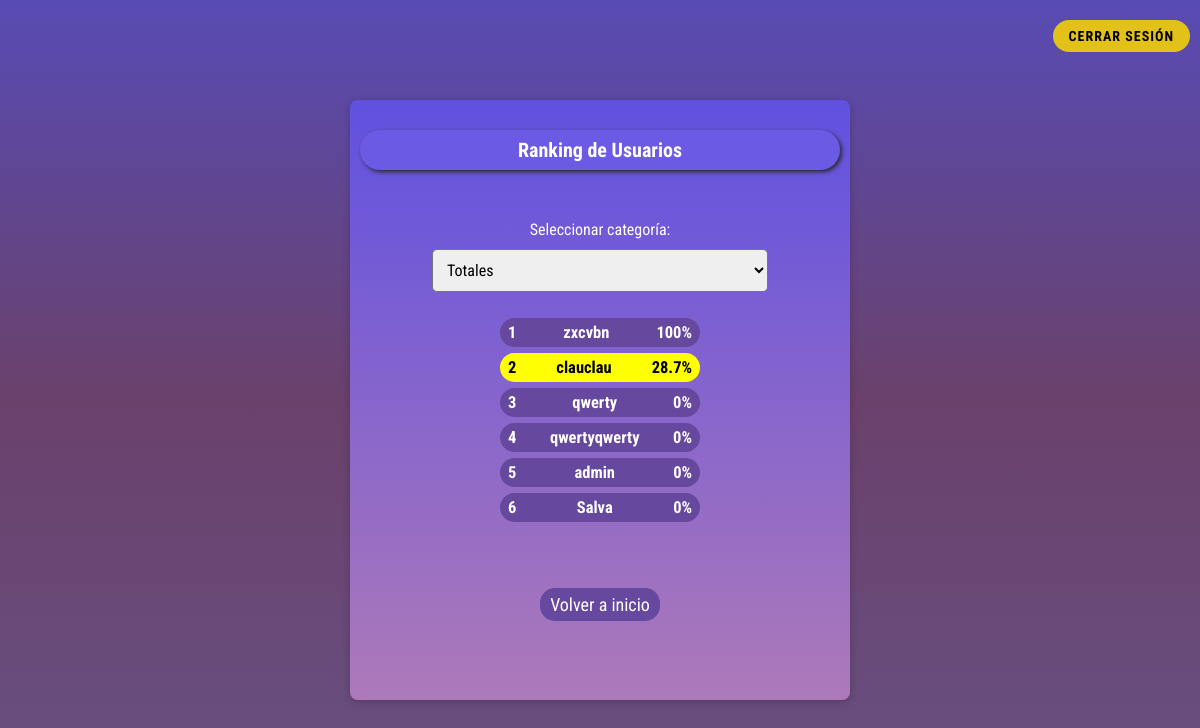
/vistas/rankings.php (signed in), run on an earlier commit of the app's database.
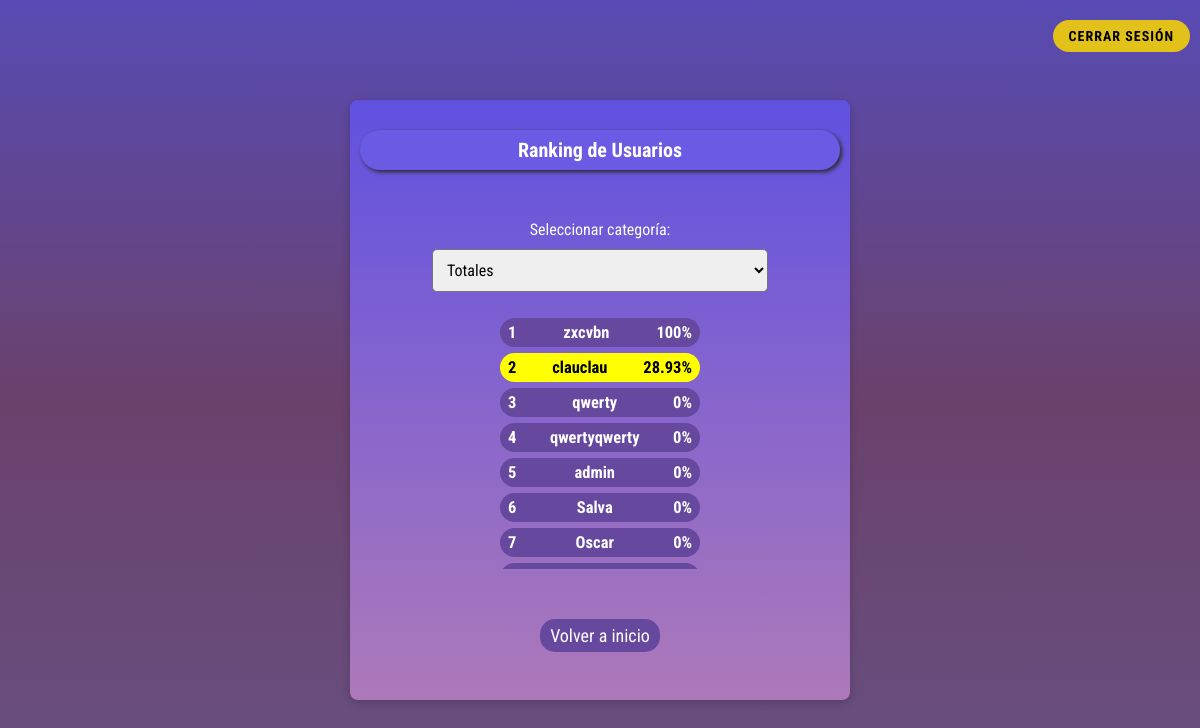
And on a later commit of the database.
### tables this page shows
CREATE TABLE `calificaciones` (
  `calificacion_id` int(11) NOT NULL,
  `usuario_id` int(11) DEFAULT NULL,
  `tests_totales` int(11) DEFAULT 0,
  `preguntas_acertadas_totales` int(11) DEFAULT 0,
  `tests_tipo_general` int(11) DEFAULT 0,
  `preguntas_acertadas_tipo_general` int(11) DEFAULT 0,
  `tests_tipo_musica` int(11) DEFAULT 0,
  `preguntas_acertadas_tipo_musica` int(11) DEFAULT 0,
  `tests_tipo_deportes` int(11) DEFAULT 0,
  `preguntas_acertadas_tipo_deportes` int(11) DEFAULT 0,
  `tests_tipo_programacion` int(11) DEFAULT 0,
  `preguntas_acertadas_tipo_programacion` int(11) DEFAULT 0,
  `tests_tipo_juegos` int(11) DEFAULT 0,
  `preguntas_acertadas_tipo_juegos` int(11) DEFAULT 0,
  `tests_tipo_peliculas` int(11) DEFAULT 0,
  `preguntas_acertadas_tipo_peliculas` int(11) DEFAULT 0
);

CREATE TABLE `usuarios` (
  `usuario_id` int(10) NOT NULL,
  `usuario_nombre` varchar(40) NOT NULL,
  `usuario_apellido` varchar(40) NOT NULL,
  `usuario_usuario` varchar(20) NOT NULL,
  `usuario_clave` varchar(200) NOT NULL,
  `usuario_email` varchar(70) NOT NULL,
  `usuario_admin` tinyint(1) NOT NULL
);

### inc/database.php (called while the page is built, shortened)
<?php
function obtenerCalificacionesConUsuario($con){
    $query = "
        SELECT calificaciones.*, usuarios.usuario_usuario
        FROM calificaciones
        INNER JOIN usuarios ON calificaciones.usuario_id = usuarios.usuario_id
    ";
    $calificaciones = mysqli_query($con, $query);
    return $calificaciones;
}
?>

### inc/quizFunctions.php (called while the page is built)
<?php
function calcularPorcentaje($totalAcertadas, $testsTotales) {
    if ($testsTotales == 0 || $totalAcertadas == 0) {
        return 0;
    }else{
        $totalPreguntasRealizadas = $testsTotales * 10;
        $porcentaje = ($totalAcertadas / $totalPreguntasRealizadas) * 100;
    }
    return round($porcentaje, 2);
}
?>

### vistas/rankings.php (the view, shortened to what this page needs)
<?php
require_once '../inc/database.php';
require_once '../inc/quizFunctions.php';
$conexion = $con;
$calificaciones = obtenerCalificacionesConUsuario($conexion);
$categorias = [];
foreach ($calificaciones as $calificacion) {
    foreach ($calificacion as $key => $value) {
        $parts = explode('_', $key);
        $categoria = end($parts);
        if (!in_array($categoria, $categorias)) {
            $categorias[] = $categoria;
        }
    }
}
$categoria = isset($_GET['categoria']) ? $_GET['categoria'] : 'totales';
$rankings = [];
foreach ($calificaciones as $calificacion) {
    if ($categoria === 'totales') {
        $preguntasAcertadasTotales = $calificacion['preguntas_acertadas_totales'] ?? 0;
        $testsTotales = $calificacion['tests_totales'] ?? 0;
    } else {
        $preguntasAcertadasClave = "preguntas_acertadas_tipo_" . $categoria;
        $preguntasAcertadasTotales = $calificacion[$preguntasAcertadasClave] ?? 0;
        $testsTotales = $calificacion['tests_tipo_' . $categoria] ?? 0;
    }
    $porcentaje = calcularPorcentaje($preguntasAcertadasTotales, $testsTotales);
    $rankings[] = [
        'usuario_id' => $calificacion['usuario_id'],
        'usuario_usuario' => $calificacion['usuario_usuario'],
        'porcentaje' => $porcentaje
    ];
}
usort($rankings, function($a, $b) {
    return $b['porcentaje'] <=> $a['porcentaje'];
});
$usuario_id = $_SESSION['usuario_id'];
?>
<!DOCTYPE html>
<html lang="es">
<head>
    <link rel="stylesheet" href="../css/ranking.css">
</head>
<body>
<?php require_once "../inc/actions/logout2.php"; ?>
    <div class="container">
        <header class="header_titulo">
            Ranking de Usuarios
        </header>
        <form method="GET" action="rankings.php">
            <label for="categoria">Seleccionar categoría: </label>
            <select name="categoria" id="categoria" onchange="this.form.submit()">
                <?php foreach ($categorias as $cat):
                    if ($cat == 'id' || $cat == 'usuario') {
                        continue;
                    }
                    $categoria_amigable = ucfirst(str_replace("tests_", "", $cat));
                ?>
                    <option value="<?= $cat ?>" <?= $categoria == $cat ? 'selected' : '' ?>>
                        <?= $categoria_amigable ?>
                    </option>
                <?php endforeach; ?>
            </select>
        </form>
        <div class="ranking-container">
            <?php if (count($rankings) > 0): ?>
                <?php foreach ($rankings as $index => $user): ?>
                    <?php
                        $is_current_user = $user['usuario_id'] == $usuario_id;
                    ?>
                    <div class="ranking-item <?= $is_current_user ? 'current-user' : '' ?>">
                        <span class="ranking-position"><?= $index + 1 ?></span>
                        <span class="ranking-name"><?= $user['usuario_usuario'] ?></span>
                        <span class="ranking-percentage"><?= $user['porcentaje'] ?>%</span>
                    </div>
                <?php endforeach; ?>
            <?php else: ?>
                <p>No hay rankings disponibles para esta categoría.</p>
            <?php endif; ?>
        </div>
        <div style="text-align: center; margin-top: 20px;">
            <button onclick="window.location.href='../bienvenida.php'" class="btn">Volver a inicio</button>
        </div>
    </div>
</body>
</html>

### inc/actions/logout2.php (shortened to what this page needs)
<?php
require_once "../inc/database.php";
?>
<form class="boton-cerrar-sesion" method="post">
    <button class="btn cerrar-sesion" type="submit" name="logout">Cerrar sesión</button>
</form>

### css/ranking.css (style rules this page uses)
* { margin: 0; padding: 0; box-sizing: border-box; font-family: 'Roboto Condensed'; }
body { padding: 20px; height: 100vh; background: linear-gradient(#584bb4, #6a416b, #685082); display: flex; align-items: center; justify-content: center; }
.container { width: 500px; background: linear-gradient(#6051e0, #ad79b9); padding: 10px; border-radius: 8px; box-shadow: 0px 2px 8px rgba(0, 0, 0, 0.2); color: #fff; text-align: center; height: 600px; }
.header_titulo { text-align: center; background-color: #6b5ae4; padding: 8px 20px; margin-top: 20px; border-radius: 40px; color: #fff; font-size: 20px; font-weight: bold; margin-bottom: 50px; box-shadow: 2px 2px 4px #2a2929; }
#categoria { padding: 10px; font-size: 16px; border-radius: 5px; width: 70%; margin: 10px; }
.btn { background-color: #66499e; color: #fff; border: 0; padding: 6px 10px; font-size: 18px; border-radius: 15px; cursor: pointer; margin-top: 30px; }
.ranking-container { padding: 10px; max-height: 267px; overflow-y: scroll; border-radius: 5px; width: 70%; margin: 0 auto; scroll-behavior: smooth; }
.ranking-item { font-size: 20px; color: white; padding: 5px; background-color: #66499e; border-radius: 50px; margin: 6px auto; display: flex; justify-content: space-between; max-width: 200px; }
.current-user { background-color: yellow; color: black; }
.ranking-position, .ranking-name, .ranking-percentage { font-weight: bold; font-size: 16.5px; }
.ranking-position { margin-left: 3px; }
.ranking-percentage { margin-right: 3px; }

### css/btn_cerrarSession.css (style rules this page uses)
form.boton-cerrar-sesion { position: absolute; top: 0px; right: 10px; }
.btn.cerrar-sesion { background-color: #eccb0fee; color: black; border: 0; padding: 8px 16px; font-weight: bold; border-radius: 50px; margin-top: 20px; cursor: pointer; text-transform: uppercase; letter-spacing: 1px; font-size: 14px; transition: 0.3s; }

What changed in the data, as far as the page shows it:
changed calificaciones "clauclau": porcentaje "28.7" → "28.93"
added calificaciones: usuario.usuario_usuario "Oscar", porcentaje "0"
